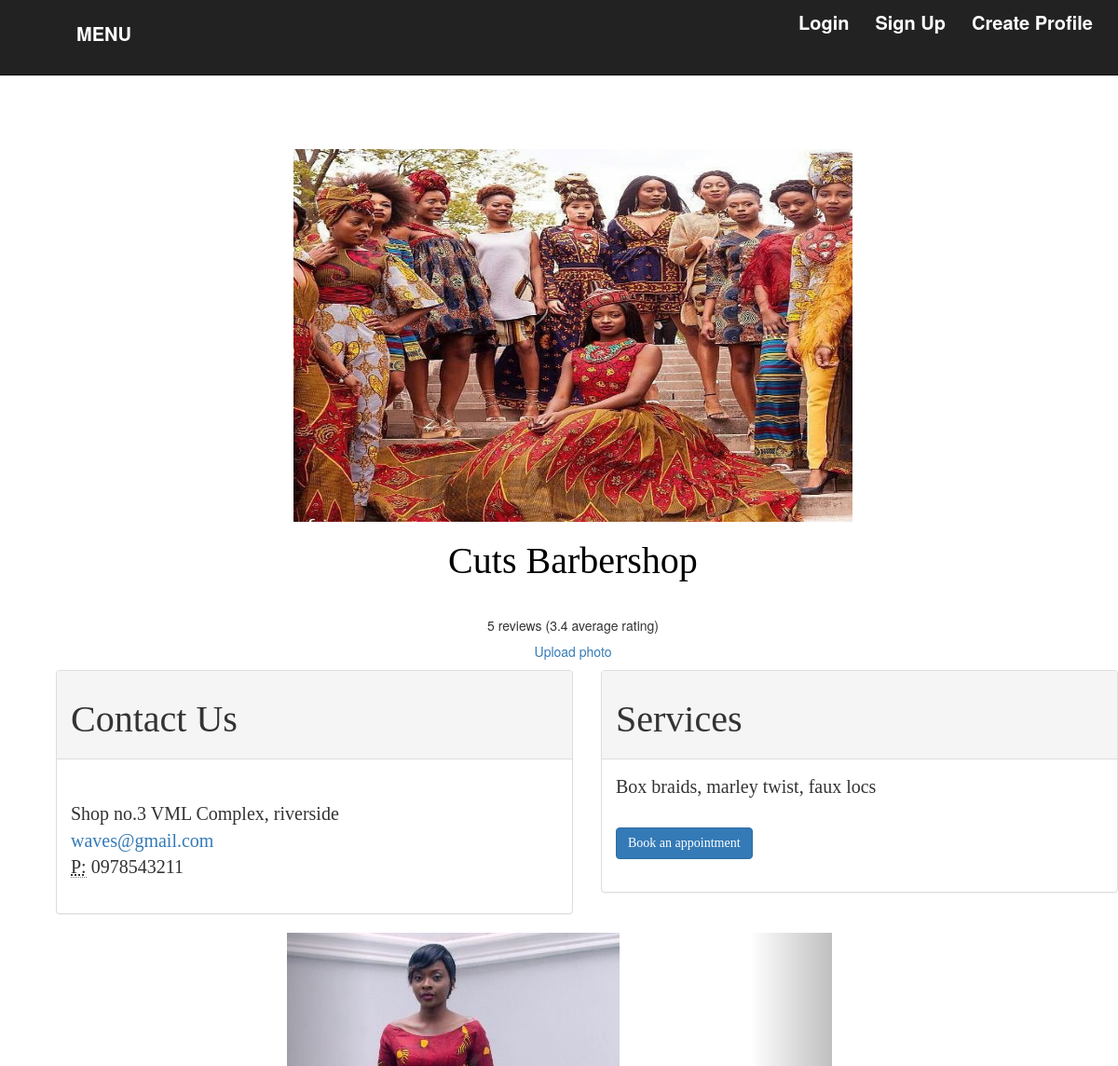
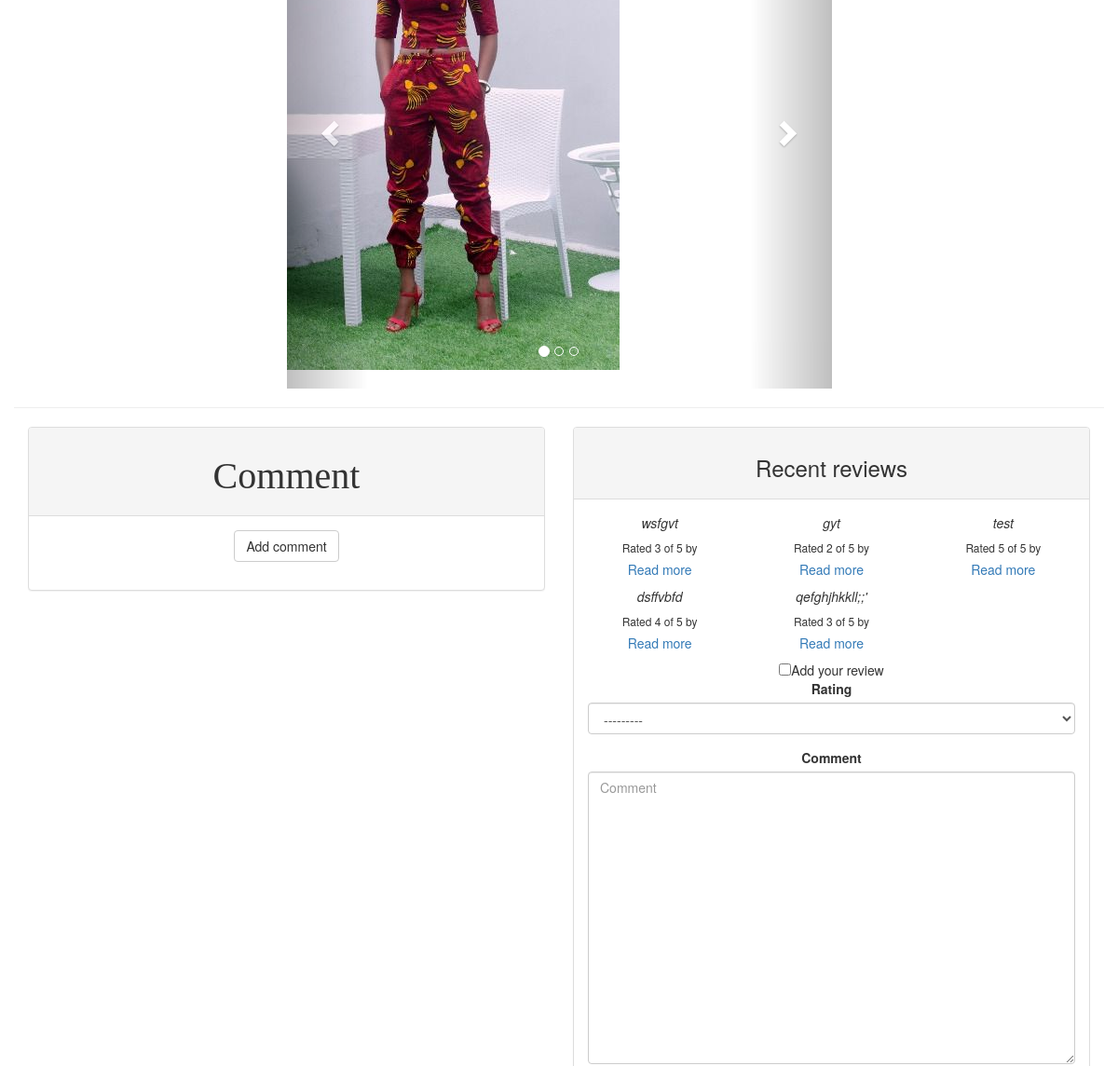
The page /profile_detail/1/ (upper part) on the database as committed earlier (2 pictures, top to bottom).
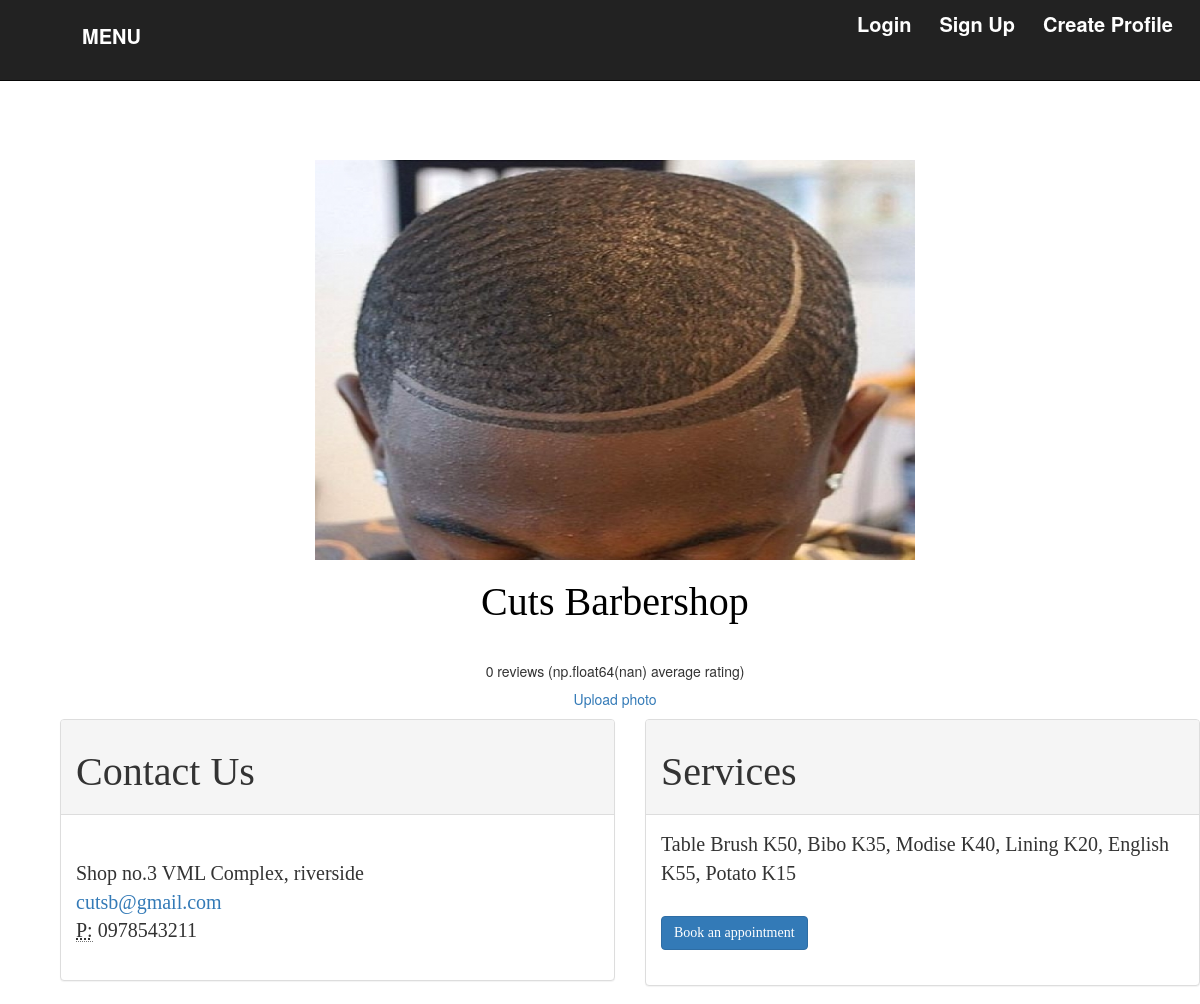
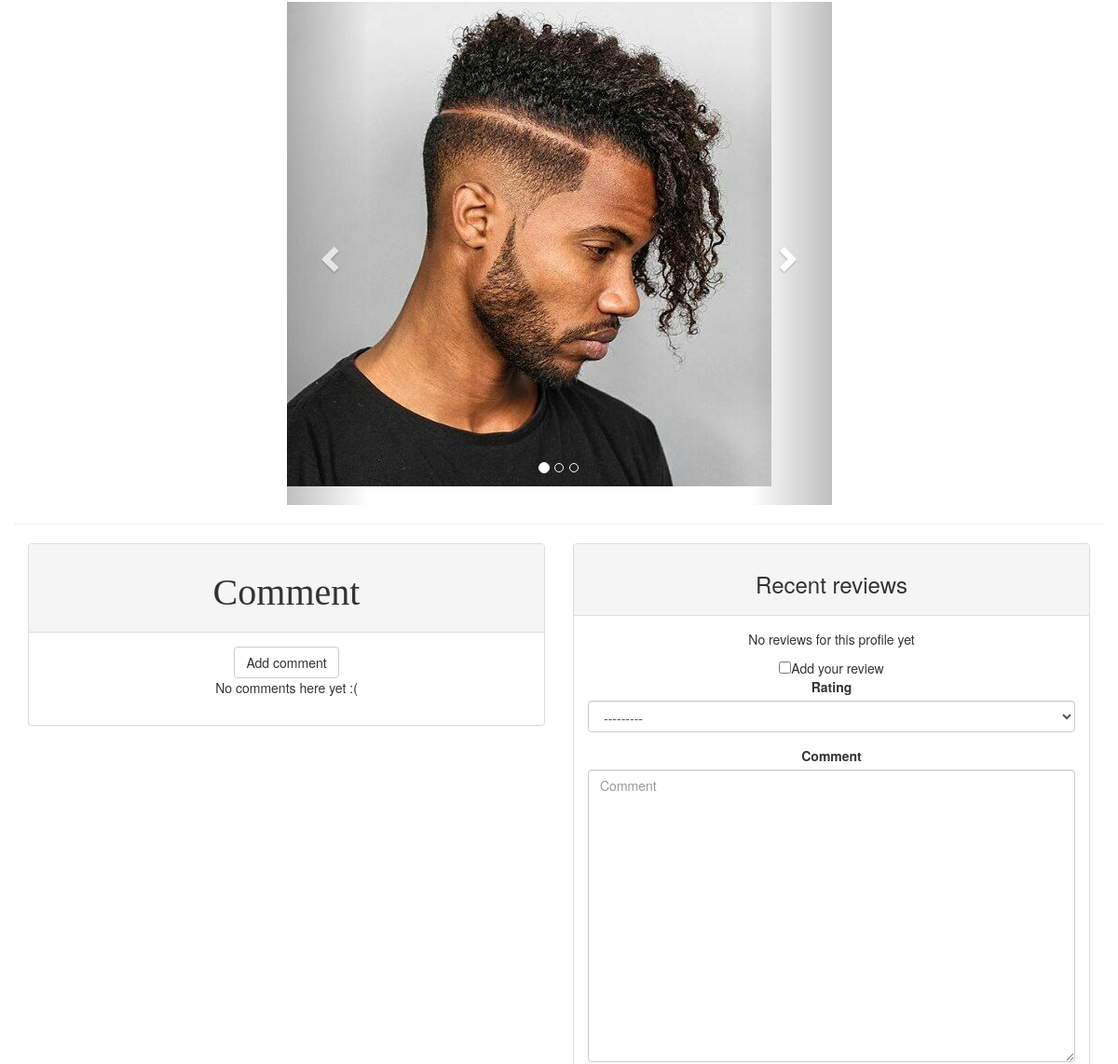
The same page on the database as committed later (2 pictures, top to bottom).
### wavesapp/models.py (models this page shows, shortened)
class Profile(models.Model):
    SALON_OWNER = 1
    BARBERSHOP_OWNER = 2
    FREELANCE = 3
    ROLE_CHOICES = (
        (SALON_OWNER, 'Salon_Owner'),
        (BARBERSHOP_OWNER, 'Barbershop_Owner'),
        (FREELANCE, 'Freelance'),
    )
    user = models.OneToOneField(User, on_delete=models.CASCADE)
    uploadphoto = models.FileField(upload_to="profile_photos", default=None, null=True)
    company_name = models.CharField(max_length = 30, default=None, null=True)
    phone = models.CharField(max_length=30, null=True)
    address = models.CharField(max_length=100, null=True)
    city = models.CharField(max_length=30, null=True)
    email = models.EmailField(max_length=30, null=True)
    role = models.PositiveSmallIntegerField(choices=ROLE_CHOICES, null=True, blank=True)
    Services_offered = models.TextField(default=None, null=True)
    def average_rating(self):
        all_ratings = list(map(lambda x: x.rating, self.review_set.all()))
        return np.mean(all_ratings)

class Images(models.Model):
    gallery = models.ForeignKey(Gallery, default=None)
    image = models.ImageField(upload_to="profile_photos",
                              default=None, null=True, )
    class Meta:
        verbose_name_plural='Images'

### reviews/models.py (models this page shows)
class Review(models.Model):
    RATING_CHOICES = (
        (1, '1'),
        (2, '2'),
        (3, '3'),
        (4, '4'),
        (5, '5'),
    )
    profile = models.ForeignKey(Profile, default=None, null=True)
    pub_date = models.DateTimeField('date published')
    user = models.ForeignKey(User, default=None, null=True)
    comment = models.CharField(max_length=200)
    rating = models.IntegerField(choices=RATING_CHOICES)

### wavesapp/views.py (the view)
# urls.py: url(r'^profile_detail/(?P<pk>\d+)/$', views.profile_detail, name='profile_detail'),
def profile_detail(request, pk):
    profile = get_object_or_404(Profile, user_id=pk)
    images = Images.objects.filter(gallery__user__id=pk)
    form = ReviewForm()
    return render(request, 'wavesapp/profile_detail.html', {'profile': profile, 'images': images, 'form':form})

### reviews/forms.py
class ReviewForm(ModelForm):
    class Meta:
        model = Review
        fields = [ 'rating', 'comment']
        widgets = {
            'comment': Textarea(attrs={'cols': 40, 'rows': 15})
        }

### wavesapp/templates/wavesapp/profile_detail.html (shortened to what the changed rows need)
{% extends "wavesapp/base.html"%}
{% load staticfiles %}
{% load bootstrap3 %}
{% block content %}
<div class="page-form" style="padding-left:30px; padding-right:30px;">
<div class="container" id="myHeader">
  <div class="row">
      <img src="{{profile.uploadphoto.url }}" alt="" width="600px" height="400px"/><br>
      <h2 style="color:black">{{profile.company_name }} </h2> <br>
      <h5>{{ profile.review_set.count }} reviews ({{ profile.average_rating | floatformat }} average rating)</h5>
      <a href="{% url 'gallery'%}">Upload photo</a>
</div><div class="container">
  <div class="row">
    <div class="details col-md-6">
      <div class="panel panel-default">
        <div class="panel-heading">  <h2>Contact Us</h2></div>
        <div class="panel-body">
          <address>
            {{profile.location }}<br>
            {{profile.address}}<br>
            <a href="mailto:{{profile.email }}">{{profile.email }}</a><br>
            <abbr title="Phone">P:</abbr> {{profile.phone }}<br>
          </address>
        </div>
      </div>
    </div>
    <div class="details col-md-6">
      <div class="panel panel-default">
        <div class="panel-heading">  <h2>Services</h2></div>
        <div class="panel-body">
          <address>
            {{profile.Services_offered}}<br><br>
            <a href="{% url 'reserve' pk=profile.user.id %}" class="btn btn-primary">
              Book an appointment</a>
            </address>
          </div>
        </div>
      </div>
    </div>
  </div>
  </div>
  </div>
  <div class="row">
    <div class="col-md-6 col-md-offset-3">
      <div id="carousel-example-generic" class="carousel slide" data-ride="carousel">
        <div class="carousel-inner" role="listbox">
          {% for image in images %}
          <div class="item {% if forloop.first %}active{% endif %}">
            <img src="{{ image.image.url }}" alt="my image"/><br>
          </div>
          {% endfor %}
        </div>
      </div>
</div>
</div>
<div class="container">
  <div class="row">
    <div class="col-md-6">
    <div class="panel panel-default">
  <div class="panel-heading">  <h2>Comment</h2></div>
  <div class="panel-body">
  <form class="form-group"  method="post">
    <a class="btn btn-default" href="{% url 'add_comment_to_profile' pk=profile.pk %}">Add comment</a>
    {% for comment in profile.comments.all %}
    {% if user.is_authenticated or comment.approved_comment %}
    <div class="comment">
      <div class="date">
        {{ comment.created_date }}
        {% if not comment.approved_comment %}
        <a class="btn btn-default" href="{% url 'comment_remove' pk=comment.pk %}"><span class="glyphicon glyphicon-remove"></span></a>
        <a class="btn btn-default" href="{% url 'comment_approve' pk=comment.pk %}"><span class="glyphicon glyphicon-ok"></span></a>
        {% endif %}
      </div>
      <strong>{{ comment.user.username }}</strong>
      <p>{{ comment.text|linebreaks }}</p>
    </div>
    {% endif %}
    {% empty %}
    <p>No comments here yet :(</p>
    {% endfor %}
  </form>
</div>
  </div>
  </div>
<div class="col-md-6">
  <div class="panel panel-default">
    <div class="panel-body">
      {% if profile.review_set.all %}
      <div class="row">
        {% for review in profile.review_set.all %}
        <div class="col-xs-6 col-lg-4">
          <em>{{ review.comment }}</em>
          <h6>Rated {{ review.rating }} of 5 by {{ review.user_name }}</h6>
          <h5><a href="{% url 'reviews:review_detail' review.id %}">
            Read more
          </a></h5>
        </div>
        {% endfor %}
      </div>
      {% else %}
      <p>No reviews for this profile yet</p>
      {% endif %}
      <input id="more" type="checkbox">Add your review</input>
      <div id="addreview">
        <form action="{% url 'reviews:add_review' profile.id %}" method="post" class="form">
        </form>
      </div>
    </div>
  </div>
</div>
</div>
</div>
 {% endblock %}

Rows that differ between the two databases and show on the page:
removed Images: image (picture)
removed Review: comment "wsfgvt", rating "3"
removed Review: comment "gyt", rating "2"
removed Review: comment "test", rating "5"
removed Review: comment "dsffvbfd", rating "4"
removed Review: comment "qefghjhkkll;;'", rating "3"
changed Profile "Cuts Barbershop": uploadphoto: a different picture; review_set.count "5" → "0"; average_rating "3.4" → "np.float64(nan)"; email "waves@gmail.com" → "cutsb@gmail.com"; Services_offered "Box braids, marley twist, faux locs" → "Table Brush K50, Bibo K35, Modise K40, Lining K20, English K55, Potato K15"
added Images: image (picture)
Other text that changed with them:
text now shown: "No comments here yet :( No reviews for this profile yet"
